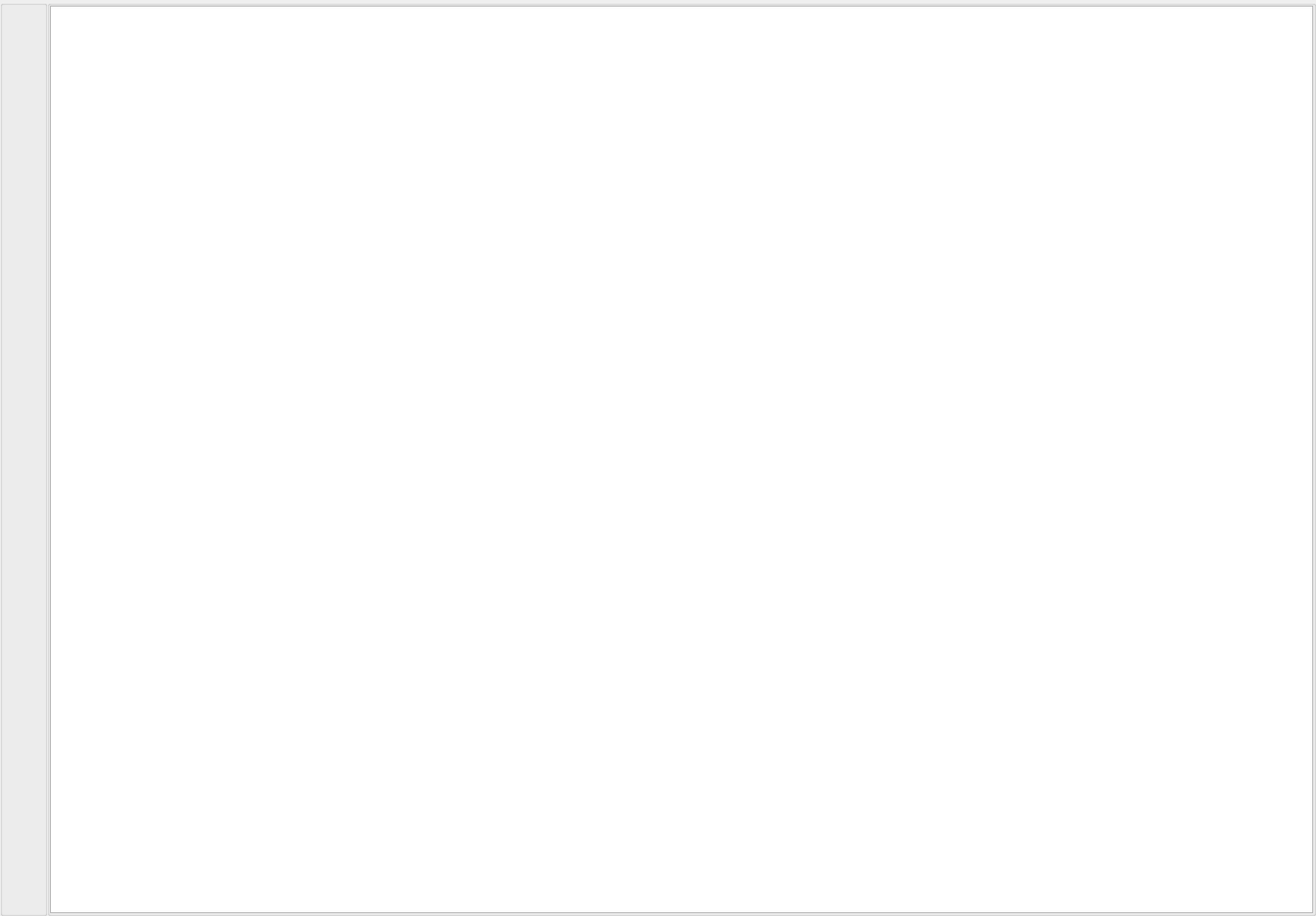
<?xml version="1.0" encoding="UTF-8"?>
<ui version="4.0">
 <class>Scene</class>
 <widget class="QWidget" name="Scene">
  <property name="geometry">
   <rect>
    <x>0</x>
    <y>0</y>
    <width>1394</width>
    <height>970</height>
   </rect>
  </property>
  <property name="windowTitle">
   <string>Form</string>
  </property>
  <layout class="QHBoxLayout" name="horizontalLayout_scene">
   <property name="spacing">
    <number>0</number>
   </property>
   <property name="sizeConstraint">
    <enum>QLayout::SetMaximumSize</enum>
   </property>
   <property name="leftMargin">
    <number>0</number>
   </property>
   <property name="topMargin">
    <number>0</number>
   </property>
   <property name="rightMargin">
    <number>0</number>
   </property>
   <property name="bottomMargin">
    <number>0</number>
   </property>
   <item>
    <widget class="QGroupBox" name="groupBox_scene_1">
     <property name="sizePolicy">
      <sizepolicy hsizetype="Fixed" vsizetype="Preferred">
       <horstretch>50</horstretch>
       <verstretch>0</verstretch>
      </sizepolicy>
     </property>
     <property name="minimumSize">
      <size>
       <width>50</width>
       <height>0</height>
      </size>
     </property>
     <property name="maximumSize">
      <size>
       <width>50</width>
       <height>16777215</height>
      </size>
     </property>
     <property name="baseSize">
      <size>
       <width>50</width>
       <height>0</height>
      </size>
     </property>
     <property name="title">
      <string/>
     </property>
     <property name="alignment">
      <set>Qt::AlignCenter</set>
     </property>
     <layout class="QVBoxLayout" name="verticalLayout">
      <property name="spacing">
       <number>0</number>
      </property>
      <property name="leftMargin">
       <number>0</number>
      </property>
      <property name="topMargin">
       <number>0</number>
      </property>
      <property name="rightMargin">
       <number>0</number>
      </property>
      <property name="bottomMargin">
       <number>0</number>
      </property>
      <item>
       <widget class="QWidget" name="buttonWidget" native="true"/>
      </item>
      <item>
       <spacer name="verticalSpacer">
        <property name="orientation">
         <enum>Qt::Vertical</enum>
        </property>
        <property name="sizeHint" stdset="0">
         <size>
          <width>20</width>
          <height>40</height>
         </size>
        </property>
       </spacer>
      </item>
     </layout>
    </widget>
   </item>
   <item>
    <widget class="QGroupBox" name="groupBox_scene_2">
     <property name="sizePolicy">
      <sizepolicy hsizetype="Expanding" vsizetype="Expanding">
       <horstretch>0</horstretch>
       <verstretch>0</verstretch>
      </sizepolicy>
     </property>
     <property name="title">
      <string/>
     </property>
     <property name="alignment">
      <set>Qt::AlignCenter</set>
     </property>
     <layout class="QVBoxLayout" name="verticalLayout_scene_3">
      <property name="spacing">
       <number>0</number>
      </property>
      <property name="leftMargin">
       <number>0</number>
      </property>
      <property name="topMargin">
       <number>0</number>
      </property>
      <property name="rightMargin">
       <number>0</number>
      </property>
      <property name="bottomMargin">
       <number>0</number>
      </property>
      <item>
       <widget class="GraphicsView" name="graphicsView"/>
      </item>
     </layout>
    </widget>
   </item>
  </layout>
 </widget>
 <customwidgets>
  <customwidget>
   <class>GraphicsView</class>
   <extends>QGraphicsView</extends>
   <header location="global">widgets/graphicsview.h</header>
  </customwidget>
 </customwidgets>
 <resources/>
 <connections/>
</ui>
